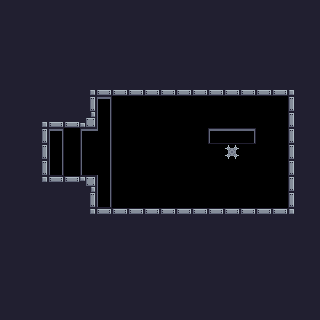

A level layout from a 2D game, rendered from its tile map. Below: a short description, then the map file with its tile-grid data intact:
An orthogonal 20x20 tile map with 16x16 px tiles, 1 tile layer (Tile Layer 1) and 6 objects (4x Attachable, Controllable, Victory).

<map version="1.9" tiledversion="1.9.0" orientation="orthogonal" renderorder="right-down" width="20" height="20" tilewidth="16" tileheight="16" infinite="0" nextlayerid="4" nextobjectid="25">
 <tileset firstgid="1" source="../tilesets/default_tileset.tsx" />
 <layer id="1" name="Tile Layer 1" width="20" height="20">
  <data encoding="csv">
18,18,18,18,18,18,18,18,18,18,18,18,18,18,18,18,18,18,18,18,
18,18,18,18,18,18,18,18,18,18,18,18,18,18,18,18,18,18,18,18,
18,18,18,18,18,18,18,18,18,18,18,18,18,18,18,18,18,18,18,18,
18,18,18,18,18,18,18,18,18,18,18,18,18,18,18,18,18,18,18,18,
18,18,18,18,18,18,18,18,18,18,18,18,18,18,18,18,18,18,18,18,
18,18,18,18,18,4,34,34,34,34,34,34,34,34,34,34,34,34,5,18,
18,18,18,18,18,19,25,0,0,0,0,0,0,0,0,0,0,0,17,18,
18,18,4,34,34,35,41,0,0,0,0,0,0,0,0,0,0,0,17,18,
18,18,19,25,0,22,63,0,0,0,0,0,0,70,71,72,0,0,17,18,
18,18,19,41,0,38,40,0,0,0,0,0,0,0,8,0,0,0,17,18,
18,18,19,57,0,54,62,0,0,0,0,0,0,0,0,0,0,0,17,18,
18,18,20,2,2,3,41,0,0,0,0,0,0,0,0,0,0,0,17,18,
18,18,18,18,18,19,57,0,0,0,0,0,0,0,0,0,0,0,17,18,
18,18,18,18,18,20,2,2,2,2,2,2,2,2,2,2,2,2,21,18,
18,18,18,18,18,18,18,18,18,18,18,18,18,18,18,18,18,18,18,18,
18,18,18,18,18,18,18,18,18,18,18,18,18,18,18,18,18,18,18,18,
18,18,18,18,18,18,18,18,18,18,18,18,18,18,18,18,18,18,18,18,
18,18,18,18,18,18,18,18,18,18,18,18,18,18,18,18,18,18,18,18,
18,18,18,18,18,18,18,18,18,18,18,18,18,18,18,18,18,18,18,18,
18,18,18,18,18,18,18,18,18,18,18,18,18,18,18,18,18,18,18,18
</data>
 </layer>
 <objectgroup id="2" name="Object Layer 1" opacity="0.5">
  <object id="4" name="Controllable" gid="256" x="160" y="160" width="16" height="16">
   <properties>
    <property name="sprite" value="player" />
    <property name="type" value="controllable" />
   </properties>
  </object>
  <object id="10" name="Attachable" gid="255" x="160" y="176" width="16" height="16">
   <properties>
    <property name="sprite" value="attachable" />
    <property name="type" value="attachable" />
   </properties>
  </object>
  <object id="17" name="Victory" gid="253" x="64" y="160" width="16" height="16">
   <properties>
    <property name="sprite" value="cake" />
    <property name="type" value="victory" />
   </properties>
  </object>
  <object id="19" name="Attachable" gid="255" x="144" y="160" width="16" height="16">
   <properties>
    <property name="sprite" value="attachable" />
    <property name="type" value="attachable" />
   </properties>
  </object>
  <object id="20" name="Attachable" gid="255" x="160" y="144" width="16" height="16">
   <properties>
    <property name="sprite" value="attachable" />
    <property name="type" value="attachable" />
   </properties>
  </object>
  <object id="21" name="Attachable" gid="255" x="176" y="160" width="16" height="16">
   <properties>
    <property name="sprite" value="attachable" />
    <property name="type" value="attachable" />
   </properties>
  </object>
 </objectgroup>
</map>
